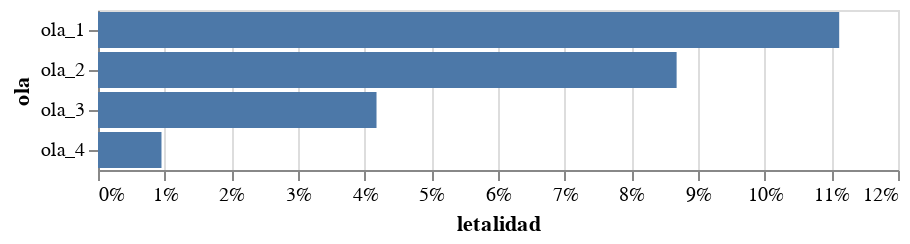

Notebook code for this chart:
### Code cell
subset = casos_tot.groupby(by='ola', as_index=False).agg({'confirmados': 'sum', 'defunciones': 'sum'})
subset['letalidad'] = subset['defunciones'] / subset['confirmados']

alt.Chart(subset).mark_bar().encode(
    alt.X('letalidad:Q', axis=alt.Axis(format='.0%')),
    y='ola:N'
)

### Figure 1 — Vega-Lite specification as saved in the notebook (floating-point values rounded to 4 significant figures)
{"config": {"view": {"continuousWidth": 400, "continuousHeight": 300}}, "data": {"name": "data-2c209fceb596459462c3b3e4541926bc"}, "mark": "bar", "encoding": {"x": {"axis": {"format": ".0%"}, "field": "letalidad", "type": "quantitative"}, "y": {"field": "ola", "type": "nominal"}}, "$schema": "https://vega.github.io/schema/vega-lite/v4.17.0.json", "datasets": {"data-2c209fceb596459462c3b3e4541926bc": [{"ola": "ola_1", "confirmados": 986800.0, "defunciones": 109700.0, "letalidad": 0.1112}, {"ola": "ola_2", "confirmados": 1451000.0, "defunciones": 125900.0, "letalidad": 0.08679}, {"ola": "ola_3", "confirmados": 1471000.0, "defunciones": 61440.0, "letalidad": 0.04178}, {"ola": "ola_4", "confirmados": 1191000.0, "defunciones": 11340.0, "letalidad": 0.009522}]}}
